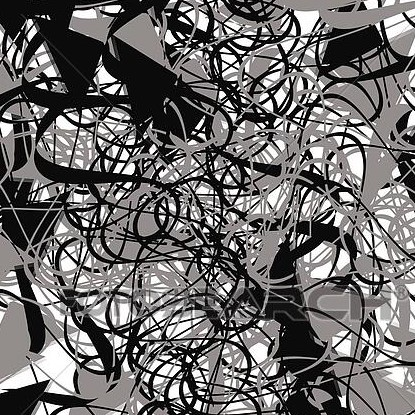
#> input picture CVPR/hw1/img/example_01.jpg, 415 x 415 px
$ jupyter execute --allow-errors hw01.ipynb
#> lines starting #> are read from the running program, lines starting #| are printed output that depends on the picture
### CVPR/lib/image_process.py
##################################################################
# Naive implementation of some techniques in image processing
# @Auther 2horse9sun
##################################################################
import cv2
import matplotlib.pyplot as plt
import numpy as np
import math

# [144 lines left out: functions mean_filter, thresholding_filter, median_filter, boundary_process, gaussian_pdf_1d, gaussian_pdf_2d and 1 more, not called in this run]

def generate_gaussian_kernel_2d(k, sigma):
    return generate_gaussian_kernel_1d(k, sigma).dot(generate_gaussian_kernel_1d(k, sigma).T)

# [48 lines left out: functions convolve_2d, gaussian_filter, separable_gaussian_filter, not called in this run]

def sharpening_filter(img, k, sigma, alpha):
    # f = f + a(f - f_blur)
    return np.uint8((1+alpha)*separable_gaussian_filter(img,k,0) - alpha*separable_gaussian_filter(img, k, sigma))

# [55 lines left out: functions bilateral_filter, fourier_transform, inverse_fourier_transform, generate_rect_hpf, generate_circle_hpf, not called in this run]

# low-pass filter
# Example
# 0 0 0 0 0 0 0
# 0 0 0 0 0 0 0
# 0 0 1 1 1 0 0
# 0 0 1 1 1 0 0
# 0 0 1 1 1 0 0
# 0 0 0 0 0 0 0
# 0 0 0 0 0 0 0
def generate_rect_lpf(img_dft, m, n):
    return 1 - generate_rect_hpf(img_dft, m, n)

def generate_circle_lpf(img_dft, r):
    return 1 - generate_circle_hpf(img_dft, r)

# H(u, v) = exp{-D(u,v)^2/2*D0^2}
# [8 lines left out: function generate_gaussian_lpf, not called in this run]

def generate_gaussian_hpf(img_dft, D0):
    return 1 - generate_gaussian_lpf(img_dft, D0)


# subsample the image directly
# [77 lines left out: functions subsample, subsample_after_filtered, upsample, upsample_then_filtered, get_interpolation_value, upsample_with_interpolation, not called in this run]


def get_sobel_x():
    return np.array([[-1, 0, 1]]).T, np.array([[1, 2, 1]])
def get_sobel_y():
    return np.array([[1, 2, 1]]).T, np.array([[-1, 0, 1]])

# sobel-based
# [95 lines left out: functions gradient, nms, connect_edges, hysteresis_thresholding, not called in this run]

### CVPR/lib/utils.py
import cv2
import matplotlib.pyplot as plt
import numpy as np

# show img read by cv2 using plt
def show_img(img):
    plt.imshow(cv2.cvtColor(img, cv2.COLOR_BGR2RGB))

# normalize pixel values to 0-255
# [5 lines left out: function normalize, not called in this run]

### CVPR/hw1/hw01.ipynb
# Homework 1

[cell 1]
# 算法的实现均在../lib文件夹内
# opencv主要用来验证算法的正确性和图片展示

import cv2
import numpy as np
from matplotlib import pyplot as plt
import importlib
import copy
import sys
sys.path.append("..")

# reload module in case that module changes
from lib import utils
importlib.reload(utils)
from lib import image_process
importlib.reload(image_process)

# 1. 滤波实验

### 1.1.1 2D高斯模板设计

[cell 2]
# 生成不同大小、方差的2D高斯滤波核，并与标准库的结果对比
k, sigma = 1, 1
print("k=1, sigma=1")
print("my kernel:")
#> (the rest of this cell did not finish here and is left out)

### 1.1.2 图像的边界处理方法

[cell 3]
# 不同的边界处理方法对比。由于full convolution和same convolution类似，这里只展示full convolution的情况。
plt.figure(figsize=(24,16))

plt.subplot(231)
img = cv2.imread('img/example_01.jpg', cv2.IMREAD_GRAYSCALE)
#> img: shape (415, 415); min 0, max 255, mean 106.8
utils.show_img(img)
plt.title("Original Image")
plt.subplot(232)
img_full_clip = image_process.boundary_process(img, 50, 'full', 'clip')
#> after the loop in boundary_process, `for i in range(0, new_height):`:
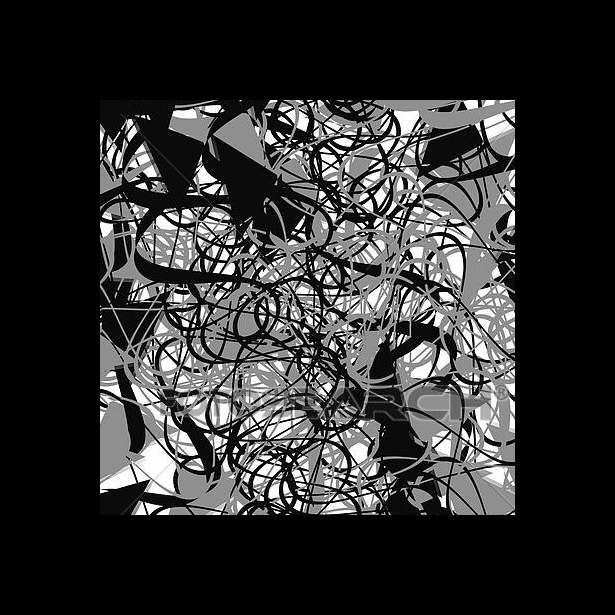
#> new_img: shape (615, 615) float64; min 0, max 255, mean 48.6
utils.show_img(img_full_clip)
plt.title("Clip")
plt.subplot(233)
img_full_wrap = image_process.boundary_process(img, 50, 'full', 'wrap')
#> call 2 of boundary_process, with k = 50, cond = 'full', padding = 'wrap'
#> after the loop in boundary_process (call 2), `for i in range(0, 3):`:
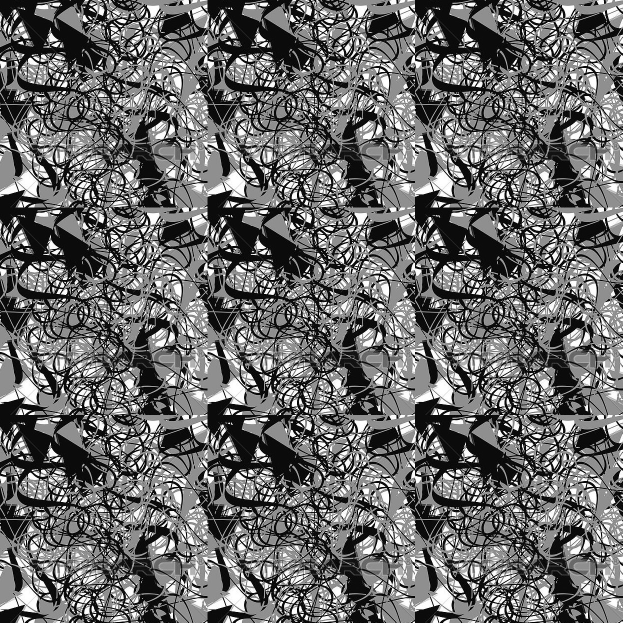
#> wrap_img: shape (1245, 1245) float64 (shown at 1/2 size); min 0, max 255, mean 106.8
#> in boundary_process (call 2), `new_img = wrap_img[height-dh:2*height+dh, width-dw:2*width+dw]`:
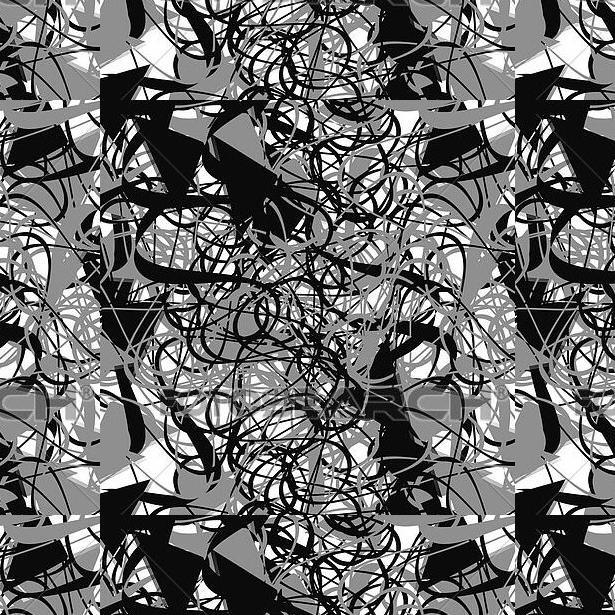
#> new_img: shape (615, 615) float64; min 0, max 255, mean 107.3
utils.show_img(img_full_wrap)
plt.title("Wrap Around")
plt.subplot(234)
img_full_copy = image_process.boundary_process(img, 50, 'full', 'copy')
#> call 3 of boundary_process, with k = 50, cond = 'full', padding = 'copy'
#> after the loop in boundary_process (call 3), `for i in range(0, new_height):`:
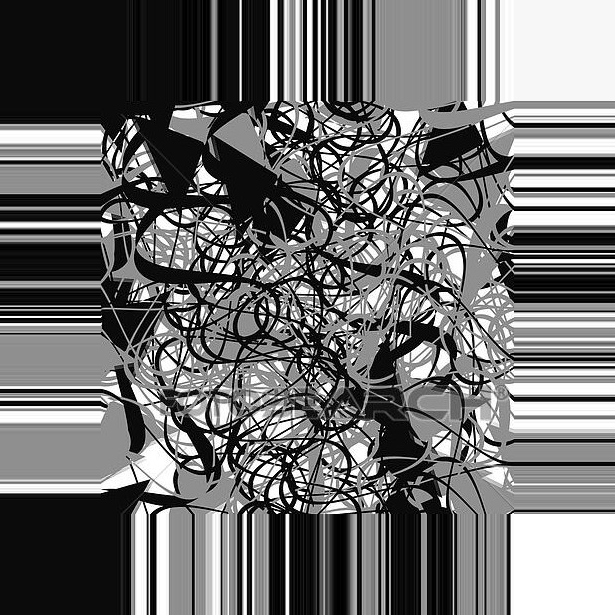
#> new_img: shape (615, 615) float64; min 0, max 255, mean 110.5
utils.show_img(img_full_copy)
plt.title("Copy Edge")
plt.subplot(235)
img_full_reflect = image_process.boundary_process(img, 50, 'full', 'reflect')
#> call 4 of boundary_process, with k = 50, cond = 'full', padding = 'reflect'
#> in boundary_process (call 4), `reflect_img[1*height:(1+1)*height, 2*width:(2+1)*width] = np.fliplr(img)`:
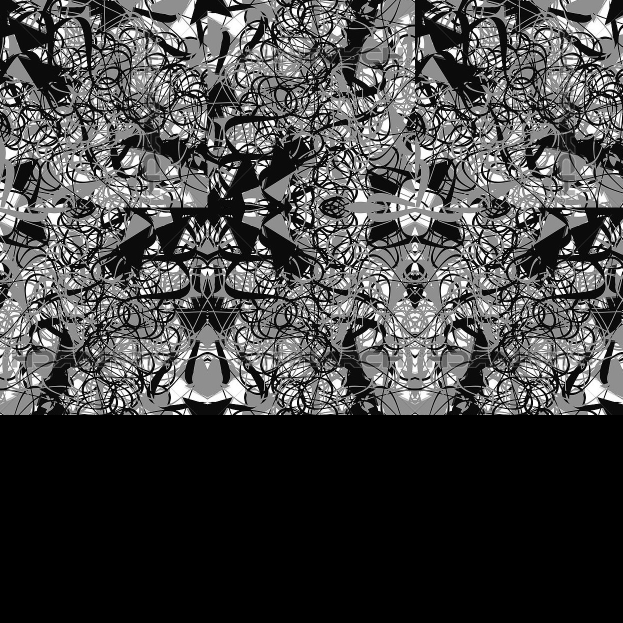
#> reflect_img: shape (1245, 1245) float64 (shown at 1/2 size); min 0, max 255, mean 71.2
#> in boundary_process (call 4), `reflect_img[2*height:(2+1)*height, 0*width:(0+1)*width] = img.T`:
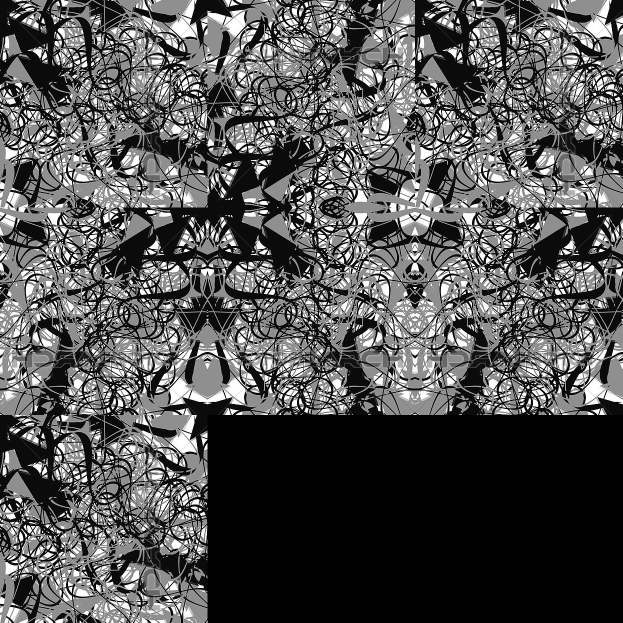
#> reflect_img: shape (1245, 1245) float64 (shown at 1/2 size); min 0, max 255, mean 83
#> in boundary_process (call 4), `reflect_img[2*height:(2+1)*height, 1*width:(1+1)*width] = np.flipud(img)`:
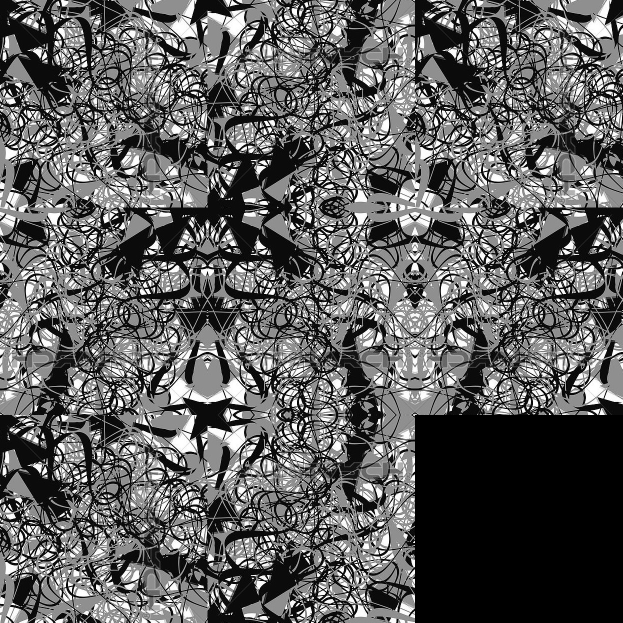
#> reflect_img: shape (1245, 1245) float64 (shown at 1/2 size); min 0, max 255, mean 94.9
#> in boundary_process (call 4), `reflect_img[2*height:(2+1)*height, 2*width:(2+1)*width] = img.T`:
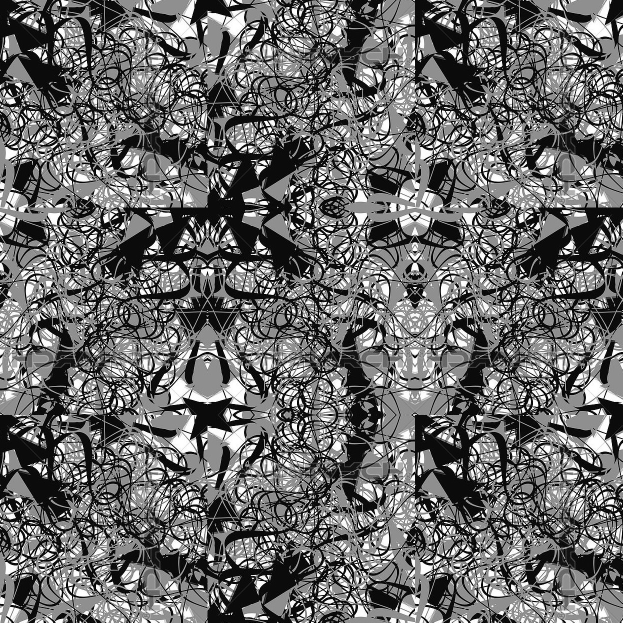
#> reflect_img: shape (1245, 1245) float64 (shown at 1/2 size); min 0, max 255, mean 106.8
#> in boundary_process (call 4), `new_img = reflect_img[height-dh:2*height+dh, width-dw:2*width+dw]`:
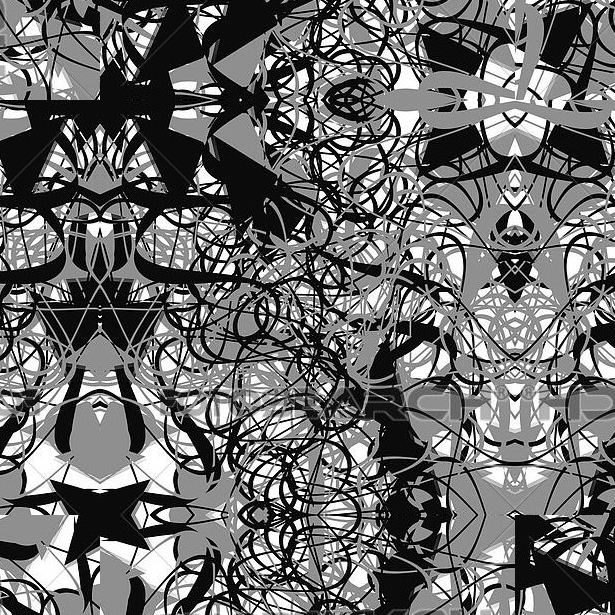
#> new_img: shape (615, 615) float64; min 0, max 255, mean 107.3
utils.show_img(img_full_reflect)
plt.title("Reflect Across Edge")
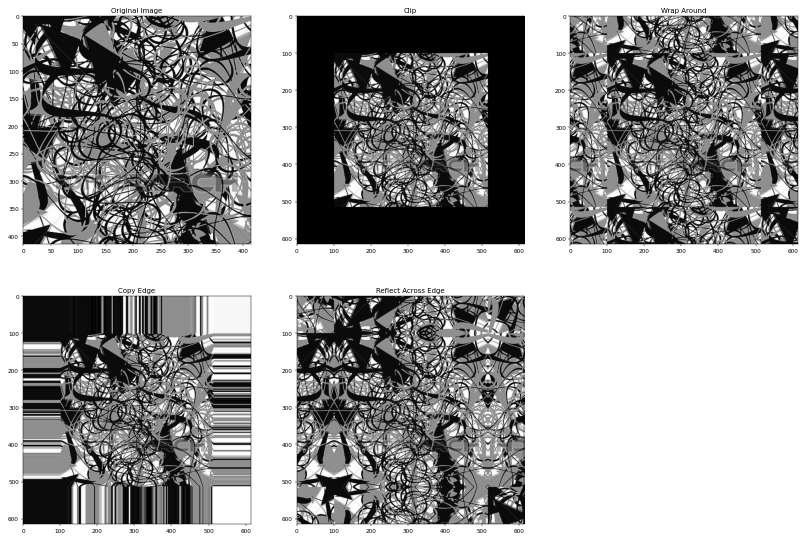
#> figure drawn by matplotlib, 5 panels
